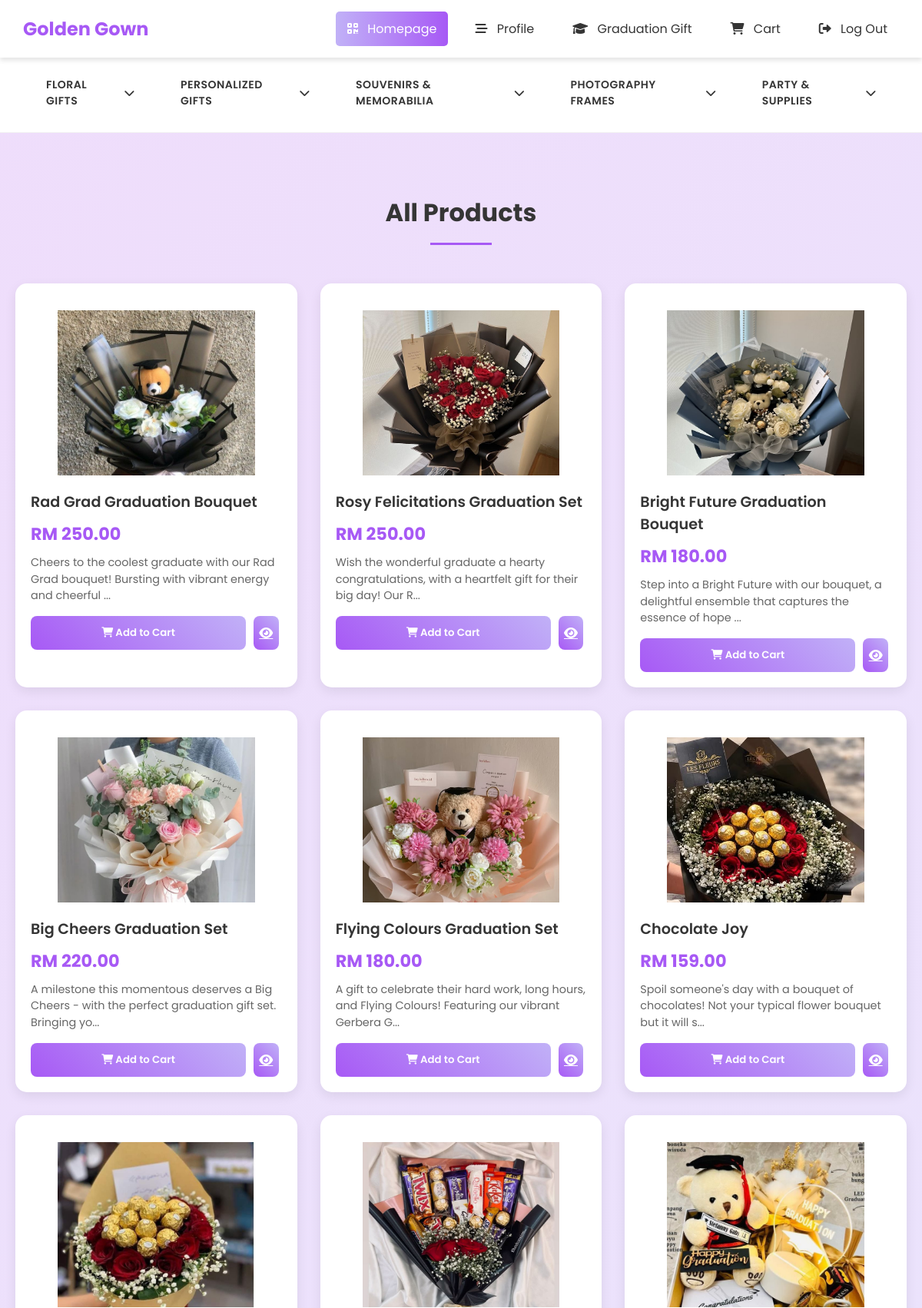
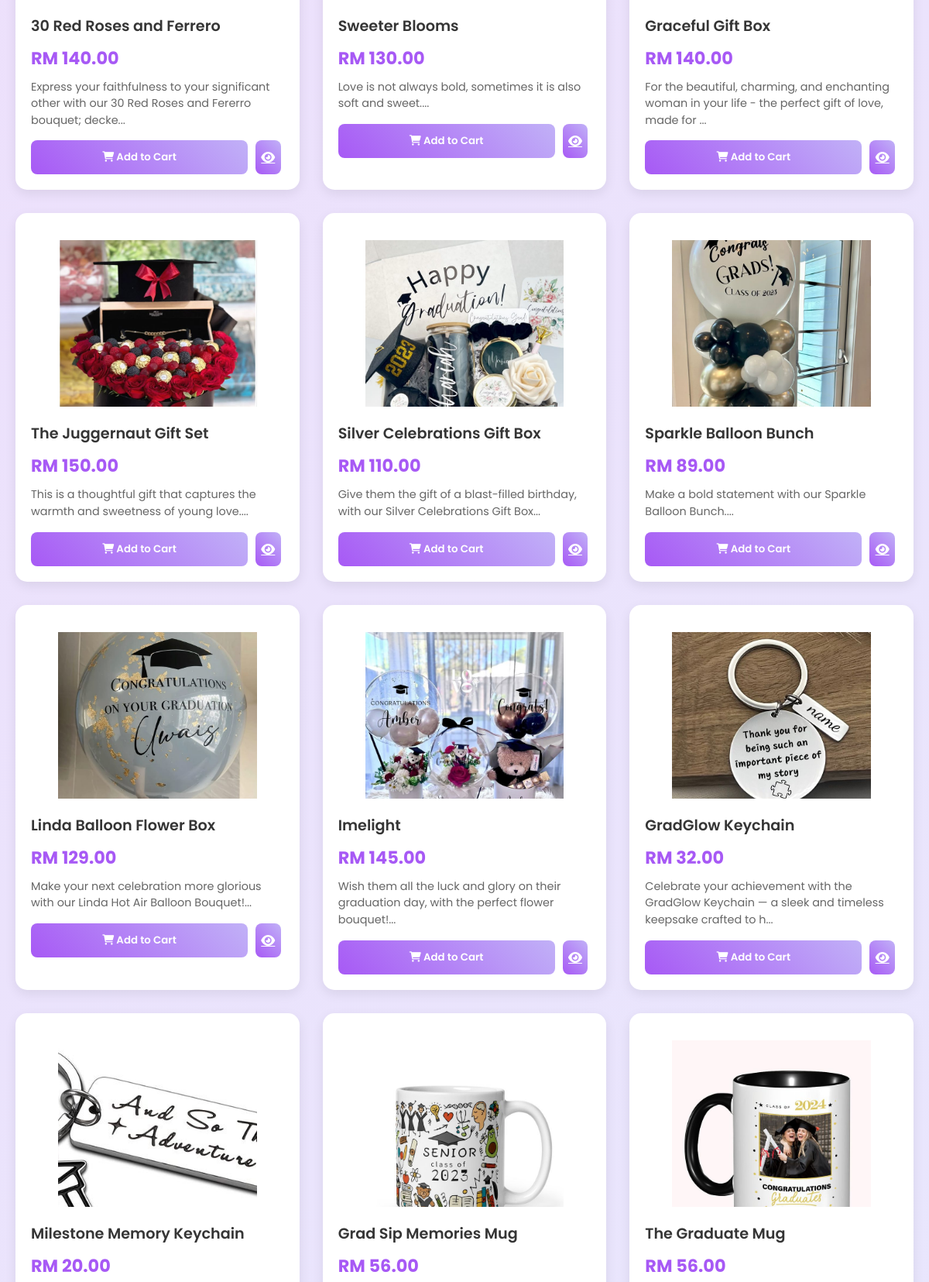
/customer_product.php (upper part), run on the app's committed database (2 pictures, top to bottom).
### tables this page shows
CREATE TABLE `categories` (
  `categoryId` varchar(20) NOT NULL,
  `name` varchar(100) NOT NULL
);

CREATE TABLE `products` (
  `productId` varchar(20) NOT NULL,
  `name` varchar(255) NOT NULL,
  `description` text,
  `price` decimal(10,2) NOT NULL,
  `categoryId` varchar(20) DEFAULT NULL,
  `subcategoryId` varchar(20) DEFAULT NULL,
  `stock` int NOT NULL DEFAULT '0',
  `image_url` varchar(255) DEFAULT NULL,
  `created_at` timestamp NULL DEFAULT CURRENT_TIMESTAMP
);

### customer_product.php (the view, shortened to what this page needs)
<?php
$host = 'localhost';
$dbname = 'graduation_store';
$username = 'root';
$password = '';
try {
    $pdo = new PDO("mysql:host=$host;dbname=$dbname", $username, $password);
    $pdo->setAttribute(PDO::ATTR_ERRMODE, PDO::ERRMODE_EXCEPTION);
} catch(PDOException $e) {
    die("Connection failed: " . $e->getMessage());
}
$categoryQuery = "SELECT * FROM categories";
$categoryStmt = $pdo->query($categoryQuery);
$categories = $categoryStmt->fetchAll(PDO::FETCH_ASSOC);
$subcategoryQuery = "SELECT * FROM subcategories";
$subcategoryStmt = $pdo->query($subcategoryQuery);
$subcategories = $subcategoryStmt->fetchAll(PDO::FETCH_ASSOC);
$selectedCategory = isset($_GET['category']) ? $_GET['category'] : null;
$selectedSubcategory = isset($_GET['subcategory']) ? $_GET['subcategory'] : null;
$searchTerm = isset($_GET['search']) ? $_GET['search'] : null;
if ($searchTerm) {
    $productQuery = "SELECT * FROM products WHERE name LIKE :searchTerm OR description LIKE :searchTerm";
    $productStmt = $pdo->prepare($productQuery);
    $productStmt->execute(['searchTerm' => "%$searchTerm%"]);
    $pageTitle = "Search Results for: " . htmlspecialchars($searchTerm);
} elseif ($selectedSubcategory) {
    $productQuery = "SELECT * FROM products WHERE subcategoryId = :subcategoryId";
    $productStmt = $pdo->prepare($productQuery);
    $productStmt->execute(['subcategoryId' => $selectedSubcategory]);
    $pageTitle = "Products in " . getSubcategoryName($selectedSubcategory, $subcategories);
} elseif ($selectedCategory) {
    $productQuery = "SELECT * FROM products WHERE categoryId = :categoryId";
    $productStmt = $pdo->prepare($productQuery);
    $productStmt->execute(['categoryId' => $selectedCategory]);
    $pageTitle = "Products in " . getCategoryName($selectedCategory, $categories);
} else {
    $productQuery = "SELECT * FROM products";
    $productStmt = $pdo->query($productQuery);
    $pageTitle = "All Products";
}
$products = $productStmt->fetchAll(PDO::FETCH_ASSOC);
?>
<!DOCTYPE html>
<html lang="en">
<head>
    <link rel="stylesheet" href="https://cdnjs.cloudflare.com/ajax/libs/font-awesome/6.0.0/css/all.min.css">
</head>
<body>
<header class="main-header">
     <div class="logo">Golden Gown</div>
     <nav class="menu">
    <a href="Homepage.php" class="active"><i class="fas fa-qrcode"></i> Homepage</a>
    <a href="profile.php?customerid=<?= $_SESSION['customerid'] ?>"><i class="fas fa-stream"></i> Profile</a>
      <a href="customer_product.php"><i class="fas fa-graduation-cap"></i> Graduation Gift </a>
      <a href="shopping_cart.php"><i class="fas fa-shopping-cart"></i> Cart </a>
      <a href="logout.php"><i class="fas fa-sign-out-alt"></i> Log Out</a>
    </nav>
  </header>
        <nav class="main-nav">
            <ul class="nav-menu">
                <?php foreach($categories as $category): ?>
                <li class="nav-item">
                    <a href="customer_product.php?category=<?php echo $category['categoryId']; ?>">
                        <?php echo htmlspecialchars($category['name']); ?>
                        <i class="fas fa-chevron-down"></i>
                    </a>
                </li>
                <?php endforeach; ?>
            </ul>
        </nav>
    <div class="container">
    <h1 class="section-title"><?php echo $pageTitle; ?></h1>
    <div class="products-grid">
        <?php foreach($products as $product): ?>
            <div class="product-card">
                <a href="customer_productDetail.php?id=<?php echo $product['productId']; ?>" class="product-image-link">
                    <img src="<?php echo !empty($product['image_url']) ? htmlspecialchars($product['image_url']) : 'img/placeholder.jpg'; ?>"
                         alt="<?php echo htmlspecialchars($product['name']); ?>">
                </a>
                <div class="product-info">
                    <h3 class="product-title">
                        <a href="customer_productDetail.php?id=<?php echo $product['productId']; ?>">
                            <?php echo htmlspecialchars($product['name']); ?>
                        </a>
                    </h3>
                    <div class="product-price">RM <?php echo number_format($product['price'], 2); ?></div>
                    <p class="product-description">
                        <?php echo substr(htmlspecialchars($product['description'] ?? ''), 0, 100) . '...'; ?>
                    </p>
                    <div class="product-actions">
                        <form action="add_to_cart.php" method="POST">
                            <button type="submit" class="add-to-cart-btn">
                                <i class="fas fa-shopping-cart"></i> Add to Cart
                            </button>
                        </form>
                        <a href="customer_productDetail.php?id=<?php echo $product['productId']; ?>" class="eye">
                            <i class="fas fa-eye"></i>
                        </a>
                    </div>
                </div>
            </div>
        <?php endforeach; ?>
    </div>
</div>
</body>
</html>

### customer_product.php (style rules this page uses)
:root { --primary-color: #a759f5; --primary-light: #c1b1f7; --primary-dark: #8a4fd3; --secondary-color: #353535; --text-color: #353535; --light-text: #666; --white: #ffffff; --light-bg: #f8f9fa; --border-color: #eee; --shadow: 0 4px 12px rgba(0,0,0,0.1); --hover-shadow: 0 8px 20px rgba(0,0,0,0.15); }
* { margin: 0; padding: 0; box-sizing: border-box; font-family: 'Poppins', sans-serif; }
body { background: linear-gradient(-45deg, #e3eefe 0%, #efddfb 100%); overflow-x: hidden; color: var(--text-color); }
.main-header { width: 100%; background: #fff; padding: 15px 30px; display: flex; justify-content: space-between; align-items: center; box-shadow: 0 4px 6px rgba(0,0,0,0.1); position: fixed; top: 0; z-index: 1000; }
.logo { font-size: 24px; font-weight: bold; color: var(--primary-color); }
.menu { display: flex; gap: 20px; }
.menu a { color: var(--text-color); text-decoration: none; padding: 10px 15px; border-radius: 5px; transition: all 0.3s ease; }
.menu a:hover, .menu a.active { background: linear-gradient(to right, var(--primary-light), var(--primary-color)); color: #fff; }
.menu a i { margin-right: 8px; }
.main-nav { background-color: white; padding: 0 50px; border-bottom: 1px solid rgba(0,0,0,0.05); display: flex; justify-content: center; margin-top: 70px; }
.nav-menu { list-style: none; display: flex; gap: 40px; margin: 0; padding: 0; max-width: 1200px; width: 100%; justify-content: center; }
.nav-item { position: relative; padding: 15px 0; }
.nav-item a { text-decoration: none; color: var(--text-color); padding: 15px 10px; display: flex; align-items: center; gap: 5px; font-weight: 600; text-transform: uppercase; font-size: 14px; letter-spacing: 0.5px; transition: all 0.3s; }
.nav-item > a:after { content: ''; display: block; width: 0; height: 2px; background: var(--primary-color); transition: width 0.3s; position: absolute; bottom: 0; left: 50%; transform: translateX(-50%); }
.container { max-width: 1200px; margin: 80px auto 40px; padding: 0 20px; }
.products-grid { display: grid; grid-template-columns: repeat(auto-fill, minmax(280px, 1fr)); gap: 30px; padding: 20px 0; }
.section-title { text-align: center; margin: 0 0 30px; font-size: 32px; color: var(--secondary-color); position: relative; }
.section-title:after { content: ''; display: block; width: 80px; height: 3px; background: var(--primary-color); margin: 15px auto 0; }
.product-card { background: white; border-radius: 15px; overflow: hidden; box-shadow: 0 5px 15px rgba(0,0,0,0.08); transition: all 0.3s ease; position: relative; }
.product-card img { width: 70%; height: 280px; object-fit: cover; transition: transform 0.5s ease; display: block; margin: 0 auto; margin-top:100px; }
.product-image-link { display: flex; justify-content: center; align-items: center; overflow: hidden; height: 250px; }
.product-info { padding: 20px; }
.product-title { font-size: 1.2em; font-weight: 600; color: var(--secondary-color); margin-bottom: 10px; }
.product-title a { color: var(--secondary-color); text-decoration: none; transition: color 0.3s; }
.product-price { font-size: 1.4em; color: var(--primary-color); font-weight: 700; margin: 10px 0; }
.product-description { color: var(--light-text); font-size: 0.9em; margin-bottom: 15px; line-height: 1.5; }
.add-to-cart-btn { width: 280px; padding: 12px; background: linear-gradient(45deg, var(--primary-color), var(--primary-light)); color: white; border: none; border-radius: 8px; font-weight: 600; cursor: pointer; transition: all 0.3s ease; }
.eye { width: 10%; padding: 8px; background: linear-gradient(45deg, var(--primary-color), var(--primary-light)); color: white; border: none; border-radius: 8px; font-weight: 600; cursor: pointer; transition: all 0.3s ease; display: flex; justify-content: center; align-items: center; }
.product-actions { display: flex; gap: 10px; }

### data on the page
categories: name "FLORAL GIFTS"
categories: name "PERSONALIZED GIFTS"
categories: name "SOUVENIRS & MEMORABILIA"
categories: name "PHOTOGRAPHY FRAMES"
categories: name "PARTY & SUPPLIES"
products: shows a picture, name "Rad Grad Graduation Bouquet", price "250.00", description "Cheers to the coolest graduate with our Rad Grad bouquet! Bursting with vibrant energy and cheerful"
products: shows a picture, name "Rosy Felicitations Graduation Set", price "250.00", description "Wish the wonderful graduate a hearty congratulations, with a heartfelt gift for their big day! Our R"
products: shows a picture, name "Bright Future Graduation Bouquet", price "180.00", description "Step into a Bright Future with our bouquet, a delightful ensemble that captures the essence of hope"
products: shows a picture, name "Big Cheers Graduation Set", price "220.00", description "A milestone this momentous deserves a Big Cheers - with the perfect graduation gift set. Bringing yo"
products: shows a picture, name "Flying Colours Graduation Set", price "180.00", description "A gift to celebrate their hard work, long hours, and Flying Colours! Featuring our vibrant Gerbera G"
products: shows a picture, name "Chocolate Joy", price "159.00", description "Spoil someone's day with a bouquet of chocolates! Not your typical flower bouquet but it will s"
products: shows a picture, name "30 Red Roses and Ferrero", price "140.00", description "Express your faithfulness to your significant other with our 30 Red Roses and Fererro bouquet; decke"
products: shows a picture, name "Sweeter Blooms", price "130.00", description "Love is not always bold, sometimes it is also soft and sweet."
products: shows a picture, name "Graceful Gift Box", price "140.00", description "For the beautiful, charming, and enchanting woman in your life - the perfect gift of love, made for"
products: shows a picture, name "The Juggernaut Gift Set", price "150.00", description "This is a thoughtful gift that captures the warmth and sweetness of young love."
products: shows a picture, name "Silver Celebrations Gift Box", price "110.00", description "Give them the gift of a blast-filled birthday, with our Silver Celebrations Gift Box"
products: shows a picture, name "Sparkle Balloon Bunch", price "89.00", description "Make a bold statement with our Sparkle Balloon Bunch."
products: shows a picture, name "Linda Balloon Flower Box", price "129.00", description "Make your next celebration more glorious with our Linda Hot Air Balloon Bouquet!"
products: shows a picture, name "Imelight", price "145.00", description "Wish them all the luck and glory on their graduation day, with the perfect flower bouquet!"
products: shows a picture, name "GradGlow Keychain", price "32.00", description "Celebrate your achievement with the GradGlow Keychain — a sleek and timeless keepsake crafted to h"
products: shows a picture, name "Milestone Memory Keychain", price "20.00"
products: shows a picture, name "Grad Sip Memories Mug", price "56.00"
products: shows a picture, name "The Graduate Mug", price "56.00"

### other printed values
$pageTitle "All Products"
